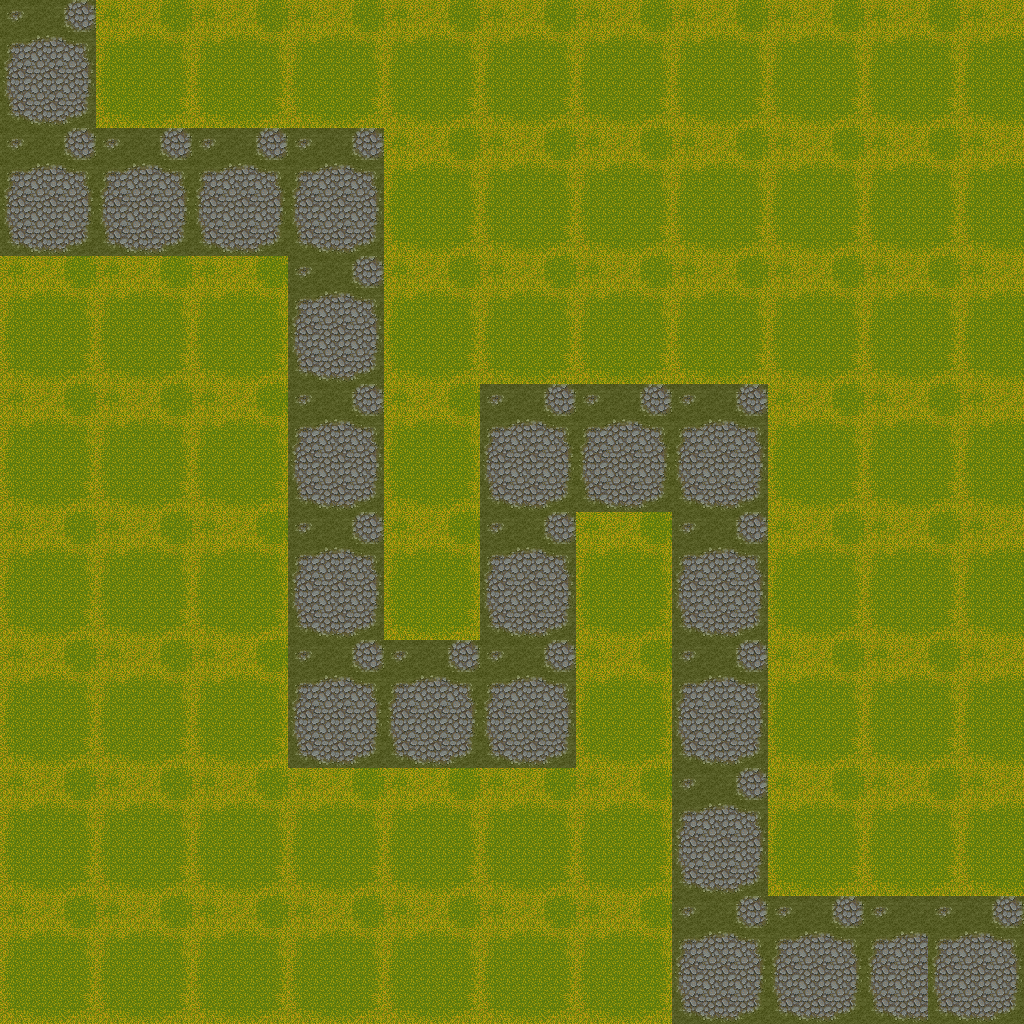

Below is a game level as drawn by its tile map, then a one-line description and the .tmx that defines it (tile-layer data replaced by summaries):
An orthogonal 32x32 tile map with 32x32 px tiles, 1 tile layer (bg), 2 tilesets and 9 objects (0, 1, 2, 3, 4, ...).

<map version="1.0" orientation="orthogonal" renderorder="right-down" width="32" height="32" tilewidth="32" tileheight="32">
 <tileset firstgid="1" name="land" tilewidth="32" tileheight="32">
  <image source="150822gif0uzdyho0sdguu.png" width="96" height="128" />
 </tileset>
 <tileset firstgid="13" name="road" tilewidth="32" tileheight="32">
  <image source="150830zr9xwd6djvrw6wh6.png" width="96" height="128" />
 </tileset>
 <layer name="bg" width="32" height="32">
  <data>[1024 cells, 1024 non-empty, 24 distinct tile ids]</data>
 </layer>
 <objectgroup name="obj">
  <object name="0" x="38" y="10" />
  <object name="1" x="36" y="236" />
  <object name="2" x="362" y="202" />
  <object name="3" x="332" y="750" />
  <object name="4" x="554" y="722" />
  <object name="5" x="532" y="398" />
  <object name="6" x="754" y="444" />
  <object name="7" x="724" y="1014" />
  <object name="8" x="1010" y="972" />
 </objectgroup>
</map>
